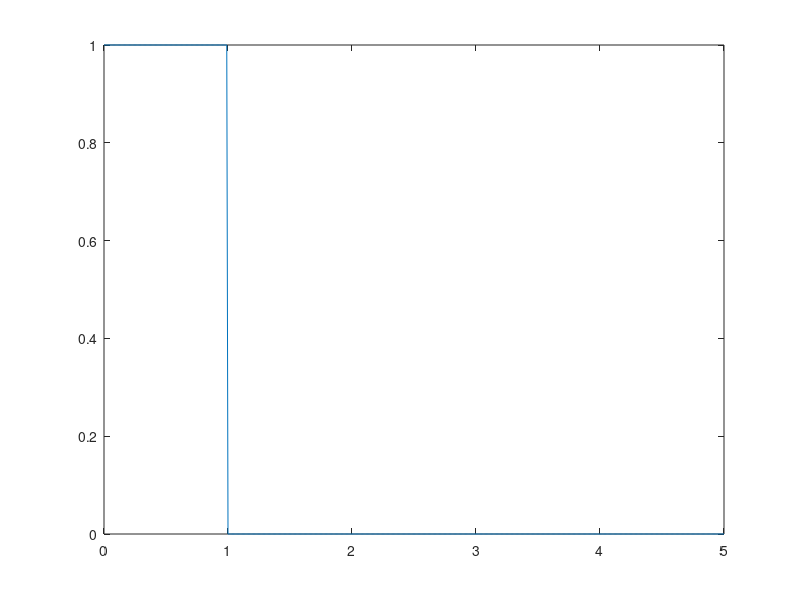
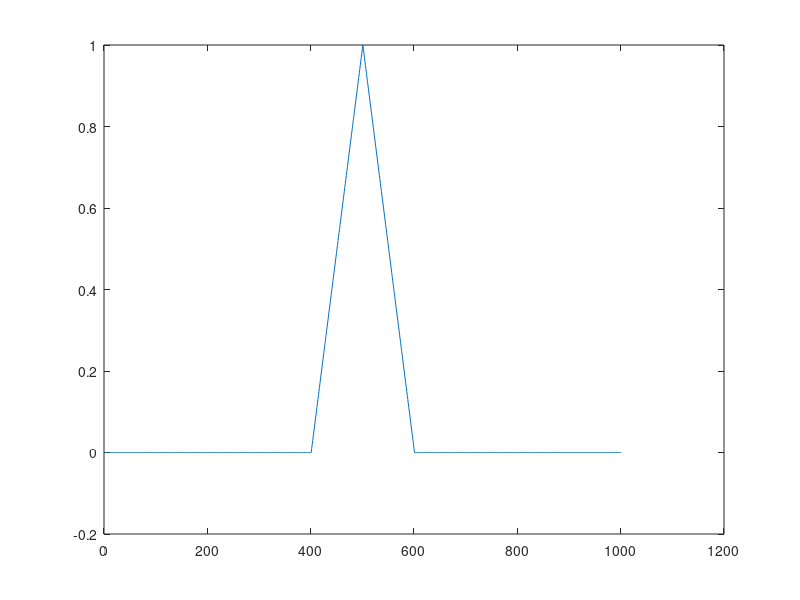
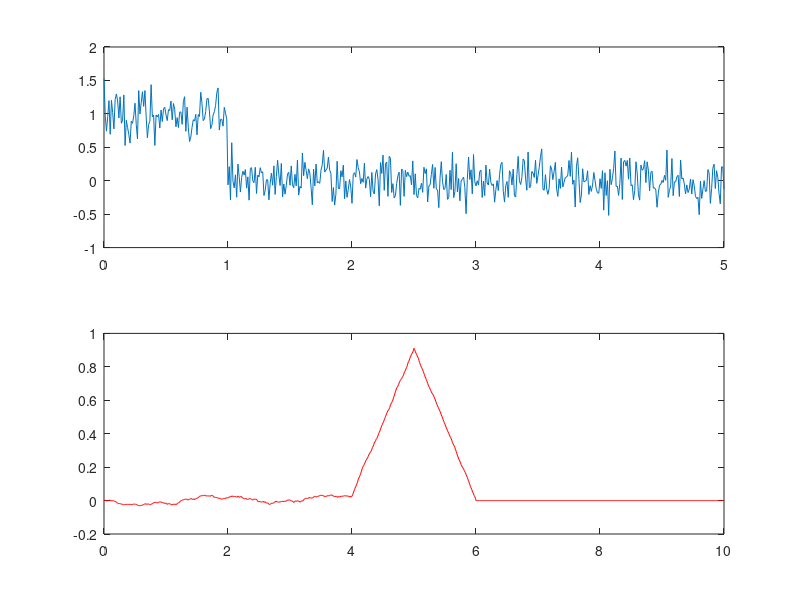

Here is the MATLAB script that generated these plots, in order:
clear
t = 0:0.01:5;
y = rectpuls(t - 0.5);
figure(15)
plot(t,y)
ry = xcorr(y,'coeff');
rt = 2*min(t):.01:2*max(t);
hold on
figure(16)
plot(ry)

x = 0.2*randn(1,length(t));
xy = x+y;
figure(17)
subplot(211)
plot(t,xy)
rxy = xcorr(y,xy,'coeff');
rt = 2*min(t):.01:2*max(t);
subplot(212)
plot(rt,rxy,'r')